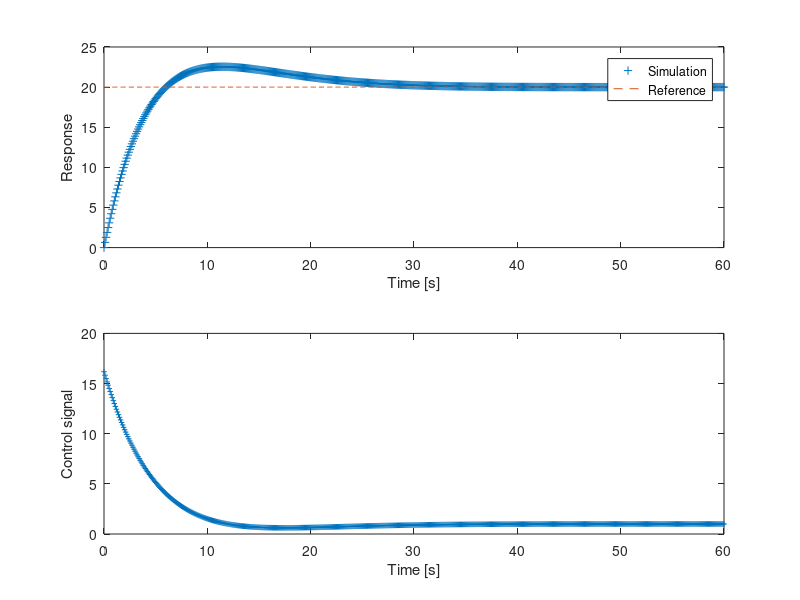

Reproduce this figure in MATLAB.
clear all; close all; clc

%% Discretization of First-Order Identified Model (Non-Parametric)
Ts = 0.1;
gp  = tf(20,[50 1]);           % First-order plant
gpd = c2d(gp,Ts,'zoh');        % Discrete plant

%% PI controller parameters 
Kp = 0.8; % propotional gain 
Ti = 9; % integral time
%% Closed-Loop Simulation (Direct difference equation)
[num,den] = tfdata(gpd,'v');
t= 0:Ts:60;
M=20;
Ref = M*ones(1,length(t));

% states
y = 0; 
y1 = 0;
I = 0;
u = 0;

for k=1:length(t)
    % ---- PLANT ----
    y(k) = num(2)*u - den(2)*y1;

    % ---- FEEDBACK WITH ANTIWINDUP ----
    e = Ref(k) - y(k);

    if (u>=100 && e>0) || (u<=0 && e<0)
        I = I;
    else
        I = I + Ts*e;
    end
    u = Kp*e + Kp/Ti*I;

    % ---- SATURATION ---- 
    if u > 100 
        u = 100; 
    end 
    if u < 0 
        u = 0; 
    end
    % ---- UPDATE STATES ----
    y1=y(k);
    Usim(k)=u;
end

%% PLOTS
subplot(2,1,1)
plot(t,y,'+',t,Ref,'--','MarkerSize',4)
xlabel('Time [s]'), ylabel('Response')
legend('Simulation','Reference')

subplot(2,1,2)
plot(t,Usim,'+','MarkerSize',4)
xlabel('Time [s]'), ylabel('Control signal')
